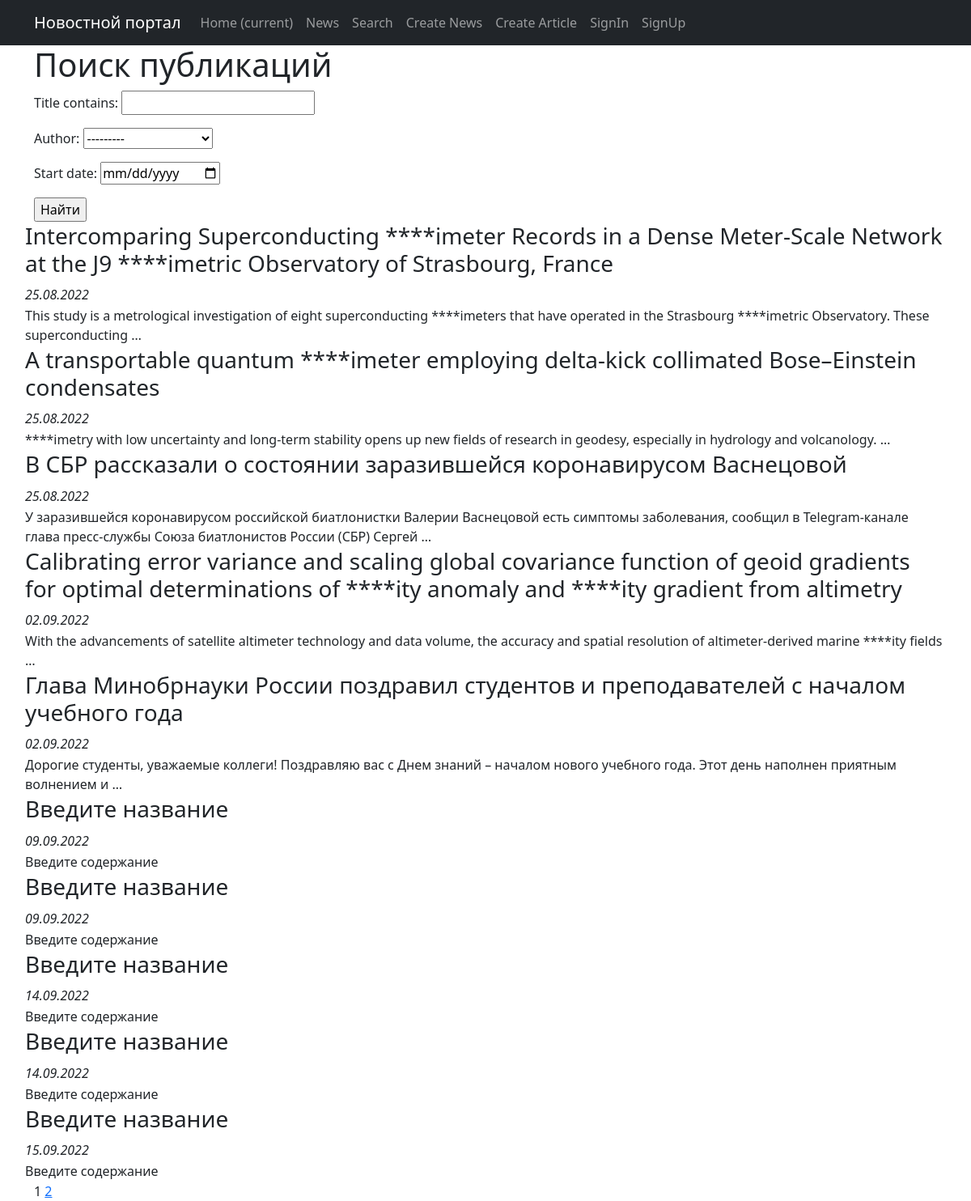
The app's page /search/ with its own data.
### posts/models.py (models this page shows, shortened)
class Post(models.Model):
    paper = 'PA'
    news = 'NE'
    author = models.ForeignKey(Author, on_delete=models.CASCADE)
    post_type = models.CharField(max_length=2, choices=POST_TYPE, default=paper)
    pub_time = models.DateTimeField(auto_now_add=True)
    categories = models.ManyToManyField(Category, through='PostCategory')
    title = models.CharField(max_length=255, default='Введите название')
    text = models.TextField(default='Введите содержание')
    _rating = models.IntegerField(default=0)
    @property
    def rating(self):
        return self._rating

### posts/views.py (the view)
# urls.py: path('search/', PostSearch.as_view(), name='search'),
class PostSearch(PostsList):
    model = Post
    template_name = 'search.html'
    context_object_name = 'posts'

### accounts/models.py (called while the page is built)
    def __str__(self) -> str:
        return f'{self.user.first_name} {self.user.last_name}'

### posts/templatetags/custom_filters.py (called while the page is built)
@register.filter()
def censor(value):
    for word in CENSOR_WORDS:
        value = value.replace(word, '*' * len(word))
    return value

### posts/templatetags/custom_tags.py (called while the page is built)
@register.simple_tag(takes_context=True)
def url_replace(context, **kwargs):
    d = context['request'].GET.copy()
    for k, v in kwargs.items():
        d[k] = v
    return d.urlencode()

### posts/views.py (called while the page is built)
    def get_queryset(self):
        queryset = super().get_queryset()
        self.filterset = PostFilter(self.request.GET, queryset)
        return self.filterset.qs

    def get_context_data(self, **kwargs):
        context = super().get_context_data(**kwargs)
        context["filterset"] = self.filterset
        return context

### templates/search.html (shortened to what this page needs)
{% extends 'flatpages/default.html' %}
{% load custom_filters %}
{% load custom_tags %}
{% block content %}
    <h1> Поиск публикаций </h1>
    <form action='' method='get'>
        {{ filterset.form.as_p }}
        <input type='submit' value='Найти'/>
    </form>
    {% if posts %}
        <table>
            {% for post in posts %}
                <tr>
                    <td>
                        <h3>{{ post.title|censor }}</h3>
                    </td>
                </tr>
                <tr>
                    <td>
                        <i>{{ post.pub_time|date:'d.m.Y' }}</i>
                    </td>
                </tr>
                <tr>
                    <td>{{ post.text|truncatewords:20|censor }}</td>
                </tr>
            {% endfor %}
        </table>
    {% else %}
        <h2>Новостей нет</h2>
    {% endif %}
    <nobr>
        {{ page_obj.number }}
        {% if page_obj.has_next %}
            <a href="?{% url_replace page=page_obj.next_page_number %}">{{ page_obj.next_page_number }}</a>
        {% endif %}
    </nobr>
{% endblock content %}

### templates/flatpages/default.html (style rules this page uses)
table { width: 100%; }
td { vertical-align: top; }

### records on screen
Post: title|censor "Intercomparing Superconducting ****imeter Records in a Dense Meter-Scale Network at the J9 ****imetric Observatory of Strasbourg, France", pub_time "25.08.2022", text|censor "This study is a metrological investigation of eight superconducting ****imeters that have operated in the Strasbourg ****imetric Observatory. These superconducting …"
Post: title|censor "A transportable quantum ****imeter employing delta-kick collimated Bose–Einstein condensates", pub_time "25.08.2022", text|censor "****imetry with low uncertainty and long-term stability opens up new fields of research in geodesy, especially in hydrology and volcanology. …"
Post: title|censor "В СБР рассказали о состоянии заразившейся коронавирусом Васнецовой", pub_time "25.08.2022", text|censor "У заразившейся коронавирусом российской биатлонистки Валерии Васнецовой есть симптомы заболевания, сообщил в Telegram-канале глава пресс-службы Союза биатлонистов России (СБР) Сергей …"
Post: title|censor "Calibrating error variance and scaling global covariance function of geoid gradients for optimal determinations of ****ity anomaly and ****ity gradient from altimetry", pub_time "02.09.2022", text|censor "With the advancements of satellite altimeter technology and data volume, the accuracy and spatial resolution of altimeter-derived marine ****ity fields …"
Post: title|censor "Глава Минобрнауки России поздравил студентов и преподавателей с началом учебного года", pub_time "02.09.2022", text|censor "Дорогие студенты, уважаемые коллеги! Поздравляю вас с Днем знаний – началом нового учебного года. Этот день наполнен приятным волнением и …"
Post: title|censor "Введите название", pub_time "09.09.2022", text|censor "Введите содержание"
Post: title|censor "Введите название", pub_time "09.09.2022", text|censor "Введите содержание"
Post: title|censor "Введите название", pub_time "14.09.2022", text|censor "Введите содержание"
Post: title|censor "Введите название", pub_time "14.09.2022", text|censor "Введите содержание"
Post: title|censor "Введите название", pub_time "15.09.2022", text|censor "Введите содержание"

### other values on screen
{{ page_obj.number }} "1"
{{ page_obj.next_page_number }} "2"
